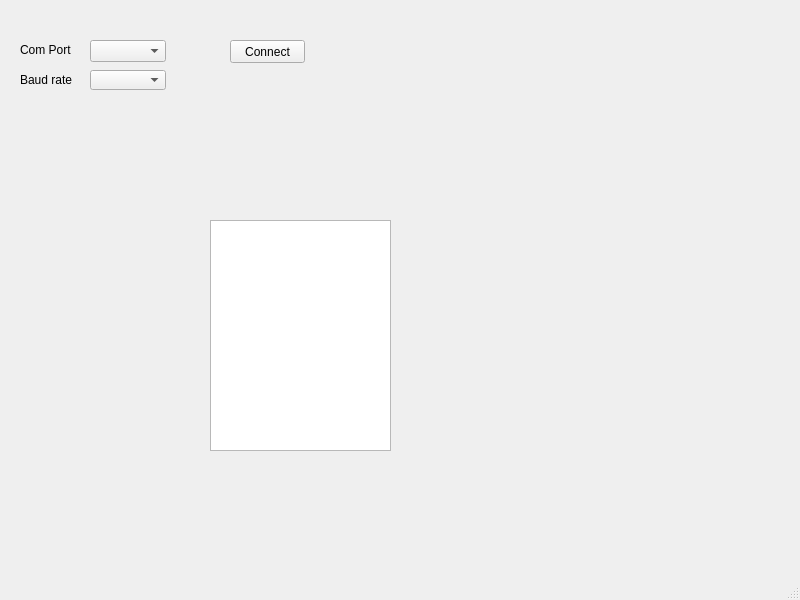
<?xml version="1.0" encoding="UTF-8"?>
<ui version="4.0">
 <class>MainWindow</class>
 <widget class="QMainWindow" name="MainWindow">
  <property name="geometry">
   <rect>
    <x>0</x>
    <y>0</y>
    <width>800</width>
    <height>600</height>
   </rect>
  </property>
  <property name="windowTitle">
   <string>MainWindow</string>
  </property>
  <widget class="QWidget" name="centralwidget">
   <widget class="QPushButton" name="BtnConnect">
    <property name="geometry">
     <rect>
      <x>230</x>
      <y>40</y>
      <width>75</width>
      <height>23</height>
     </rect>
    </property>
    <property name="text">
     <string>Connect</string>
    </property>
   </widget>
   <widget class="QComboBox" name="ComPort">
    <property name="geometry">
     <rect>
      <x>90</x>
      <y>40</y>
      <width>76</width>
      <height>22</height>
     </rect>
    </property>
   </widget>
   <widget class="QComboBox" name="ComBaud">
    <property name="geometry">
     <rect>
      <x>90</x>
      <y>70</y>
      <width>76</width>
      <height>20</height>
     </rect>
    </property>
   </widget>
   <widget class="QLabel" name="label">
    <property name="geometry">
     <rect>
      <x>20</x>
      <y>40</y>
      <width>61</width>
      <height>20</height>
     </rect>
    </property>
    <property name="text">
     <string>Com Port</string>
    </property>
   </widget>
   <widget class="QLabel" name="label_2">
    <property name="geometry">
     <rect>
      <x>20</x>
      <y>70</y>
      <width>61</width>
      <height>20</height>
     </rect>
    </property>
    <property name="text">
     <string>Baud rate</string>
    </property>
   </widget>
   <widget class="QPlainTextEdit" name="plainTextEdit">
    <property name="geometry">
     <rect>
      <x>210</x>
      <y>220</y>
      <width>181</width>
      <height>231</height>
     </rect>
    </property>
   </widget>
  </widget>
  <widget class="QMenuBar" name="menubar">
   <property name="geometry">
    <rect>
     <x>0</x>
     <y>0</y>
     <width>800</width>
     <height>21</height>
    </rect>
   </property>
  </widget>
  <widget class="QStatusBar" name="statusbar"/>
 </widget>
 <resources/>
 <connections/>
</ui>
